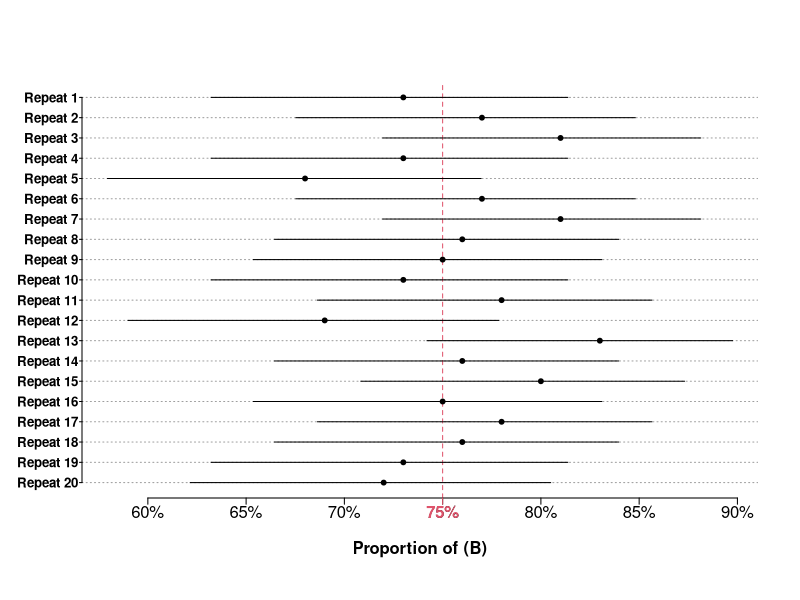

Write the R code that produced this figure.
CI.bi <- function(n, p, n.sim, ylabel = TRUE){
  
  fun = function(){
    x = rbinom(1, n, p)
   pe = x/n
   CI = binom.test(x, n, p)[[4]]
   c(CI[1], CI[2], pe)
  }
  
    sim = t(replicate(n.sim, fun()))
capture = sim[ ,1] <= p & p <= sim[ ,2]
  
  par(mgp = c(2, .2, 0), tck = -.015)
  plot(sim[, 1:2], rep(1:n.sim, 2), type = "n", ylab = NA, yaxt = "n", xaxt = "n", xlab = "Proportion of (B)", font.lab = 2, bty = "n")
  
  abline(h = 1:n.sim, col = 8, lty = 3)
  abline(v = p, lty = 2, col = 2)
  segments(sim[ ,1], 1:n.sim, sim[ ,2], 1:n.sim, lend = 1, col = ifelse(capture, 1, 2))
  axis(1, at = axTicks(1), lab = paste0(axTicks(1)*1e2, "%"))
  axis(1, at = p, lab = paste0(p*1e2, "%"), col.axis = 2, col = 2, font = 2)
  if(ylabel) axis(2, at = 1:n.sim, lab = paste0("Repeat ", rev(1:n.sim)), font = 2, las = 1, cex.axis = .8, tck = -.006)
  points(sim[, 3], 1:n.sim, pch = 19, col = ifelse(capture, 1, 2), cex = ifelse(n.sim > 50, .6, .65))
  
  cat("Coverage =", mean(capture)*1e2, "%", "\nLong-run proportion =", mean(sim[, 3])*1e2, "%")
}
# Example of use:
CI.bi(n = 100, p = .75, n.sim = 20)
